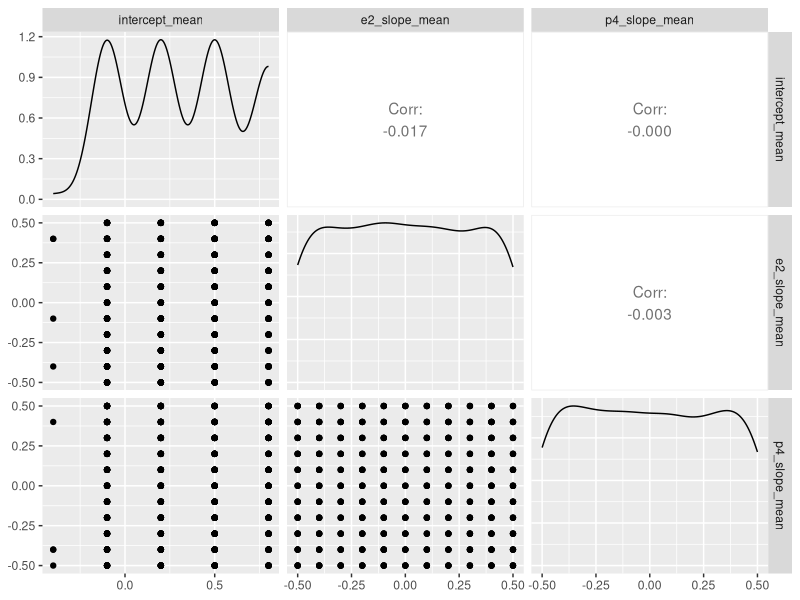
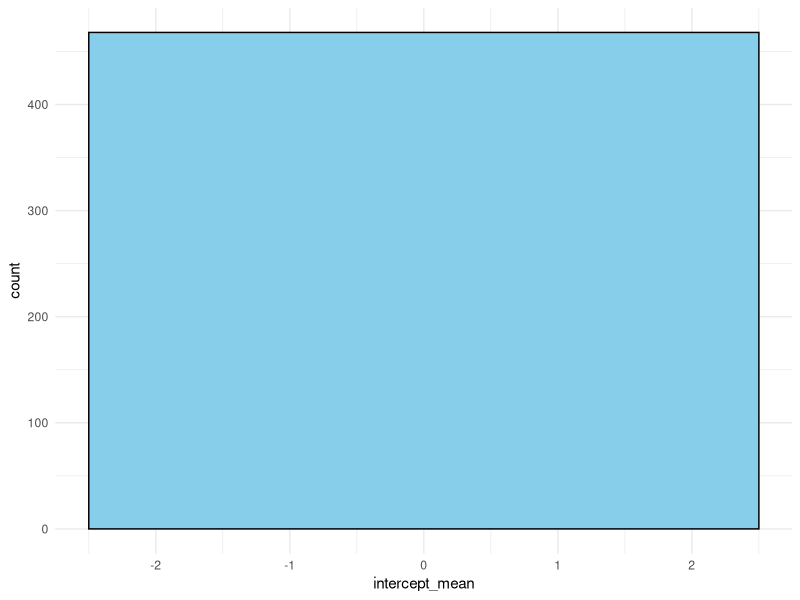
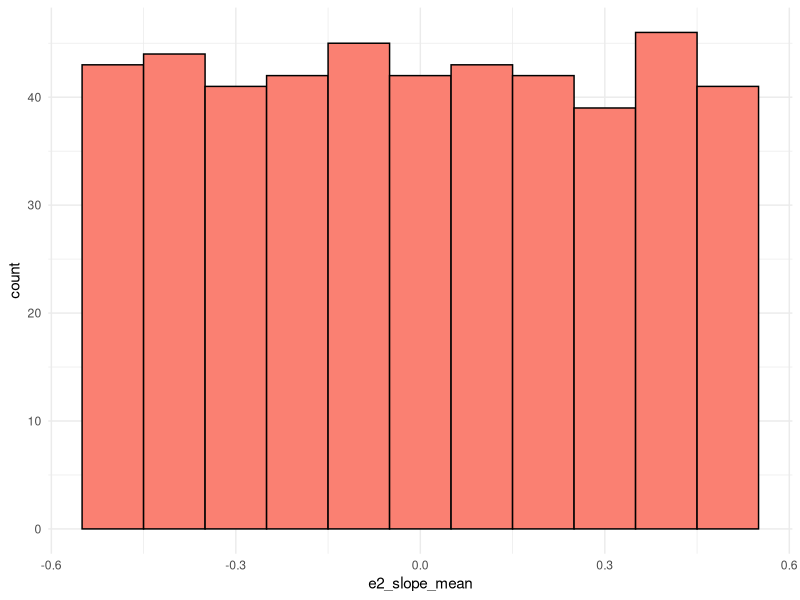
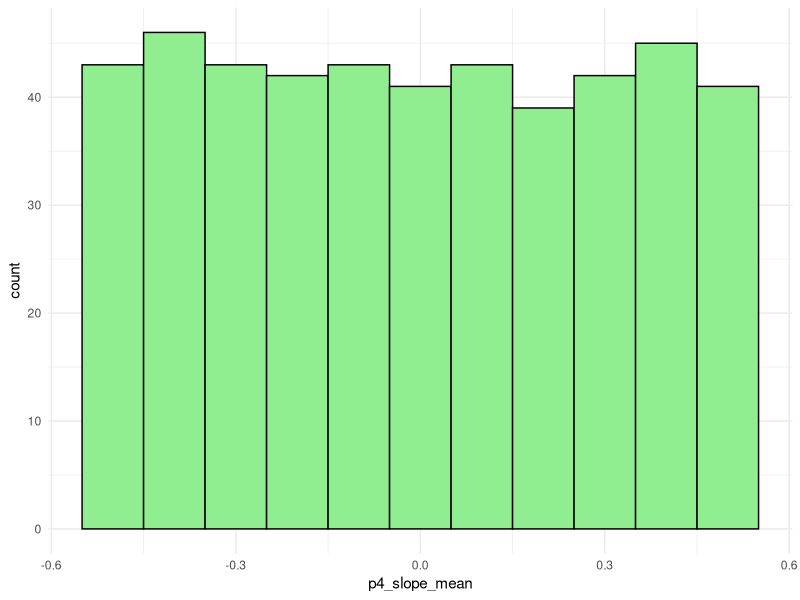

The R script that drew these images, in order:
## ---- chunk 1
knitr::opts_chunk$set(echo = TRUE)
## ---- chunk 2
library(tidyverse)
## ---- chunk 3
library(tidyverse)

# Importing data
mlt_data <- read.csv("VR_paper_melatonin_results.csv")

# Calculating summary statistics on raw data
mlt_raw_data_summary <- mlt_data %>%
  summarise(mean = mean(mel_supp),
            sd = sd(mel_supp),
            median = median(mel_supp),
            iqr = IQR(mel_supp),
            q1 = quantile(mel_supp, 0.25),
            q3 = quantile(mel_supp, 0.75))

# Standardise raw data so that it falls between -1 and 1
mlt_data_standardised <- mlt_data %>%
  mutate(mel_supp_standardised = (mel_supp - mean(mel_supp))/sd(mel_supp)
  )

## QUESTION! The data above is kind of standardised from -1 to 1 but not precisely, i.e. some values are slightly above -1 and 1. Should this formula (mix max scaling) be used instead?
# mutate(mel_supp_minmax = 2 * ((mel_supp - min(mel_supp)) / (max(mel_supp) - min(mel_supp)) - 0.5))


# Calculating summary statistics on standardised data 
mlt_data_standardised_summary <- mlt_data_standardised %>%
  summarise(mean = mean(mel_supp_standardised),
            sd = sd(mel_supp_standardised),
            median = median(mel_supp_standardised),
            q1 = quantile(mel_supp_standardised, 0.25),
            q3 = quantile(mel_supp_standardised, 0.75)
            )

## ---- chunk 4
# Intercept in standardised scale (since now melatonin data does not go from 0 to 100)
intercept_mean_list <- seq(-1, 1, by = 0.3)

#E2 slope values in standardised scale
e2_slope_mean_list <- seq(-0.5, 0.5, by = 0.1)

#P4 slope values in standardised scale
p4_slope_mean_list <- seq(-0.5, 0.5, by = 0.1)

# E2 and P4 values (expressed as standardised values between -1 and 1)
e2_min_value <- -1
e2_max_value <- 1
p4_min_value <- -1
p4_max_value <- 1

# Number of simulations
num_simulations <- 100

# Extract known mlt values from mlt_data_standardised_summary
mlt_data_standardised_q1 <- mlt_data_standardised_summary$q1
mlt_data_standardised_q3 <- mlt_data_standardised_summary$q3
## ---- chunk 5
set.seed(20250602)

# Create empty data frame to store results
simulated_data_results <- data.frame(intercept_mean = numeric(),
                                e2_slope_mean = numeric(),
                                p4_slope_mean = numeric(),
                                mean_y = numeric(),
                                sd_y = numeric(),
                                accepted = factor())

for (intercept_mean in intercept_mean_list) { # loop over possible intercept means
  for (e2_slope_mean in e2_slope_mean_list) { # loop over possible e2 slope means
    for (p4_slope_mean in p4_slope_mean_list) { # loop over possible p4 slope means
      
      # Simulate 100 samples of y for each parameter combination
      y <- numeric(num_simulations)
      for (simulation in seq_len(num_simulations)) {
        
        # Sample E2 and P4 from uniform distribution
        e2_value <- runif(1, e2_min_value, e2_max_value)
        p4_value <- runif(1, p4_min_value, p4_max_value)
        
        # Noise ~ N(0, sd = 0.3)
        noise <- rnorm(1, mean = 0, sd = 0.3)
        
        # Intercept ~ N(intercept_mean, sd = 0.2)
        intercept <- rnorm(1, mean = intercept_mean, sd = 0.2)
        
        # Slopes ~ N(slope_mean, sd = 0.2)
        e2_slope <- rnorm(1, mean = e2_slope_mean, sd = 0.2)
        p4_slope <- rnorm(1, mean = p4_slope_mean, sd = 0.2)
        
        
        # Model
        y[simulation] <- intercept + e2_slope*e2_value + p4_slope*p4_value + noise
      
        }
    
    # Calculate summary stats of y
    mean_y <- mean(y)
    sd_y <- sd(y)
      
    # Determine if the mean of y is within q1 and q3 of the known melatonin data 
    accepted <- ifelse(mean_y >= mlt_data_standardised_q1 & mean_y <= mlt_data_standardised_q3, "yes", "no")
      
    # Store results
    simulated_data_results <- rbind(simulated_data_results,
                               data.frame(intercept_mean = intercept_mean,
                                          e2_slope_mean = e2_slope_mean,
                                          p4_slope_mean = p4_slope_mean,
                                          mean_y = mean_y,
                                          sd_y = sd_y,
                                          accepted = factor(accepted)))
    }
  }
}

# Filter dataset to only accept values within mlt_data q1 and q3
accepted_params <- simulated_data_results %>%
  filter(accepted == "yes")

# Summary of accepted paramters
accepted_params_summary <- accepted_params %>%
  summarise(min_intercept = min(intercept_mean),
            max_intercept = max(intercept_mean),
            min_e2 = min(e2_slope_mean),
            median_e2 = median(e2_slope_mean),
            max_e2 = max(e2_slope_mean),
            min_p4 = min(p4_slope_mean),
            median_p4 = median(p4_slope_mean),
            max_p4 = max(p4_slope_mean))

# This should lead to 468 accepted observations. QUESTION! Are we iterating over the same combinations of parameters multiple times "by accident", since the values for the e2 and p4 slopes are the same (-0.5 to 0.5)? Is this a problem?
# Check using 
# any(duplicated(accepted_params)) - yields FALSE
## ---- chunk 6
GGally::ggpairs(simulated_data_results[simulated_data_results$accepted == "yes", 
                                    c("intercept_mean", "e2_slope_mean", "p4_slope_mean")])

## ---- chunk 7
library(ggplot2)

ggplot(accepted_params, aes(x = intercept_mean)) +
  geom_histogram(binwidth = 5, fill = "skyblue", color = "black") +
  theme_minimal()

ggplot(accepted_params, aes(x = e2_slope_mean)) +
  geom_histogram(binwidth = 0.1, fill = "salmon", color = "black") +
  theme_minimal()

ggplot(accepted_params, aes(x = p4_slope_mean)) +
  geom_histogram(binwidth = 0.1, fill = "lightgreen", color = "black") +
  theme_minimal()
## ---- chunk 8
write.csv(accepted_params, "informed_parameters.csv", row.names = FALSE)
